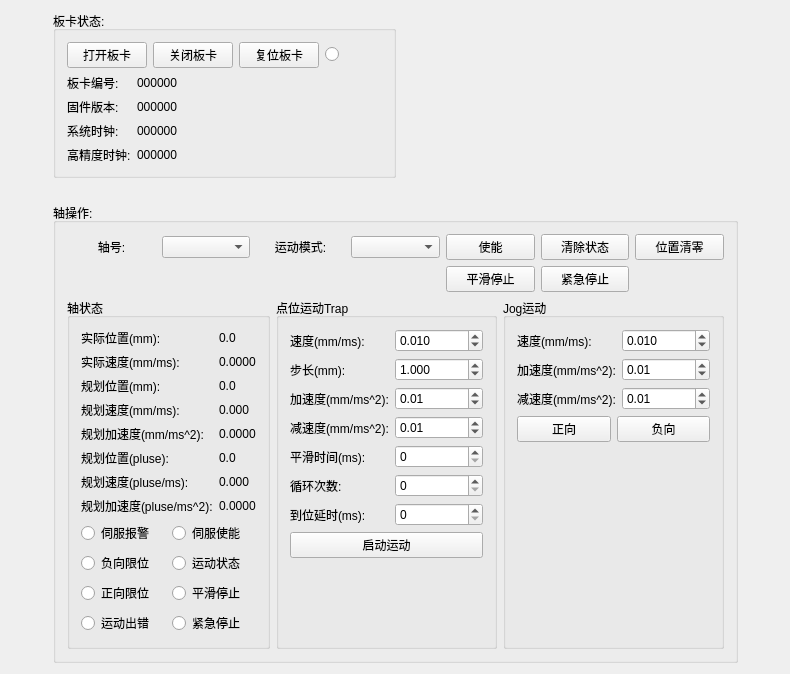
<?xml version="1.0" encoding="UTF-8"?>
<ui version="4.0">
 <class>CAxisControlWidgetClass</class>
 <widget class="QWidget" name="CAxisControlWidgetClass">
  <property name="geometry">
   <rect>
    <x>0</x>
    <y>0</y>
    <width>790</width>
    <height>641</height>
   </rect>
  </property>
  <property name="windowTitle">
   <string>CAxisControlWidget</string>
  </property>
  <layout class="QGridLayout" name="gridLayout_9">
   <property name="verticalSpacing">
    <number>25</number>
   </property>
   <item row="0" column="1">
    <layout class="QHBoxLayout" name="horizontalLayout_6">
     <item>
      <widget class="QGroupBox" name="groupBox_2">
       <property name="title">
        <string>板卡状态:</string>
       </property>
       <layout class="QVBoxLayout" name="verticalLayout">
        <item>
         <layout class="QHBoxLayout" name="horizontalLayout_4" stretch="1,1,1,1">
          <item>
           <widget class="QPushButton" name="pushButton_openBoard">
            <property name="text">
             <string>打开板卡</string>
            </property>
           </widget>
          </item>
          <item>
           <widget class="QPushButton" name="pushButton_closeBoard">
            <property name="text">
             <string>关闭板卡</string>
            </property>
           </widget>
          </item>
          <item>
           <widget class="QPushButton" name="pushButton_resetBoard">
            <property name="text">
             <string>复位板卡</string>
            </property>
           </widget>
          </item>
          <item>
           <widget class="QRadioButton" name="radioButton_boardState">
            <property name="layoutDirection">
             <enum>Qt::LeftToRight</enum>
            </property>
            <property name="text">
             <string/>
            </property>
           </widget>
          </item>
         </layout>
        </item>
        <item>
         <layout class="QHBoxLayout" name="horizontalLayout_5">
          <item>
           <layout class="QGridLayout" name="gridLayout_7">
            <item row="0" column="0">
             <widget class="QLabel" name="label_boardID">
              <property name="text">
               <string>板卡编号:</string>
              </property>
              <property name="alignment">
               <set>Qt::AlignLeading|Qt::AlignLeft|Qt::AlignVCenter</set>
              </property>
             </widget>
            </item>
            <item row="0" column="1">
             <widget class="QLabel" name="label_boardIDData">
              <property name="text">
               <string>000000</string>
              </property>
              <property name="alignment">
               <set>Qt::AlignLeading|Qt::AlignLeft|Qt::AlignVCenter</set>
              </property>
             </widget>
            </item>
            <item row="1" column="0">
             <widget class="QLabel" name="label_hardwareVer">
              <property name="layoutDirection">
               <enum>Qt::LeftToRight</enum>
              </property>
              <property name="text">
               <string>固件版本:</string>
              </property>
              <property name="alignment">
               <set>Qt::AlignLeading|Qt::AlignLeft|Qt::AlignVCenter</set>
              </property>
             </widget>
            </item>
            <item row="1" column="1">
             <widget class="QLabel" name="label_hardwareVerData">
              <property name="text">
               <string>000000</string>
              </property>
              <property name="alignment">
               <set>Qt::AlignLeading|Qt::AlignLeft|Qt::AlignVCenter</set>
              </property>
             </widget>
            </item>
            <item row="2" column="0">
             <widget class="QLabel" name="label_clock">
              <property name="layoutDirection">
               <enum>Qt::LeftToRight</enum>
              </property>
              <property name="text">
               <string>系统时钟:</string>
              </property>
              <property name="alignment">
               <set>Qt::AlignLeading|Qt::AlignLeft|Qt::AlignVCenter</set>
              </property>
             </widget>
            </item>
            <item row="2" column="1">
             <widget class="QLabel" name="label_clockData">
              <property name="text">
               <string>000000</string>
              </property>
              <property name="alignment">
               <set>Qt::AlignLeading|Qt::AlignLeft|Qt::AlignVCenter</set>
              </property>
             </widget>
            </item>
            <item row="3" column="0">
             <widget class="QLabel" name="label_highPrecisionClock">
              <property name="layoutDirection">
               <enum>Qt::LeftToRight</enum>
              </property>
              <property name="text">
               <string>高精度时钟:</string>
              </property>
              <property name="alignment">
               <set>Qt::AlignLeading|Qt::AlignLeft|Qt::AlignVCenter</set>
              </property>
             </widget>
            </item>
            <item row="3" column="1">
             <widget class="QLabel" name="label_highPrecisionClockData">
              <property name="text">
               <string>000000</string>
              </property>
              <property name="alignment">
               <set>Qt::AlignLeading|Qt::AlignLeft|Qt::AlignVCenter</set>
              </property>
             </widget>
            </item>
           </layout>
          </item>
          <item>
           <spacer name="horizontalSpacer">
            <property name="orientation">
             <enum>Qt::Horizontal</enum>
            </property>
            <property name="sizeHint" stdset="0">
             <size>
              <width>40</width>
              <height>20</height>
             </size>
            </property>
           </spacer>
          </item>
         </layout>
        </item>
       </layout>
      </widget>
     </item>
     <item>
      <spacer name="horizontalSpacer_2">
       <property name="orientation">
        <enum>Qt::Horizontal</enum>
       </property>
       <property name="sizeHint" stdset="0">
        <size>
         <width>40</width>
         <height>20</height>
        </size>
       </property>
      </spacer>
     </item>
    </layout>
   </item>
   <item row="1" column="0">
    <spacer name="horizontalSpacer_3">
     <property name="orientation">
      <enum>Qt::Horizontal</enum>
     </property>
     <property name="sizeHint" stdset="0">
      <size>
       <width>40</width>
       <height>20</height>
      </size>
     </property>
    </spacer>
   </item>
   <item row="1" column="2">
    <spacer name="horizontalSpacer_4">
     <property name="orientation">
      <enum>Qt::Horizontal</enum>
     </property>
     <property name="sizeHint" stdset="0">
      <size>
       <width>40</width>
       <height>20</height>
      </size>
     </property>
    </spacer>
   </item>
   <item row="1" column="1">
    <widget class="QGroupBox" name="groupBox_3">
     <property name="title">
      <string>轴操作:</string>
     </property>
     <layout class="QGridLayout" name="gridLayout_8">
      <property name="verticalSpacing">
       <number>20</number>
      </property>
      <item row="0" column="0">
       <layout class="QGridLayout" name="gridLayout_6">
        <item row="0" column="0">
         <layout class="QGridLayout" name="gridLayout_2">
          <item row="0" column="0">
           <widget class="QLabel" name="label_axisID">
            <property name="text">
             <string>轴号:</string>
            </property>
            <property name="alignment">
             <set>Qt::AlignCenter</set>
            </property>
           </widget>
          </item>
          <item row="0" column="1">
           <widget class="QComboBox" name="comboBox_axisID"/>
          </item>
          <item row="0" column="2">
           <widget class="QLabel" name="label_Mode">
            <property name="text">
             <string>运动模式:</string>
            </property>
            <property name="alignment">
             <set>Qt::AlignCenter</set>
            </property>
           </widget>
          </item>
          <item row="0" column="3">
           <widget class="QComboBox" name="comboBox_Mode"/>
          </item>
          <item row="0" column="4">
           <widget class="QPushButton" name="pushButton_sevorOn">
            <property name="text">
             <string>使能</string>
            </property>
           </widget>
          </item>
          <item row="0" column="5">
           <widget class="QPushButton" name="pushButton_clearState">
            <property name="text">
             <string>清除状态</string>
            </property>
           </widget>
          </item>
          <item row="0" column="6">
           <widget class="QPushButton" name="pushButton_clearPos">
            <property name="text">
             <string>位置清零</string>
            </property>
           </widget>
          </item>
          <item row="1" column="4">
           <widget class="QPushButton" name="pushButton_smoothStop">
            <property name="text">
             <string>平滑停止</string>
            </property>
           </widget>
          </item>
          <item row="1" column="5">
           <widget class="QPushButton" name="pushButton_eStop">
            <property name="text">
             <string>紧急停止</string>
            </property>
           </widget>
          </item>
         </layout>
        </item>
        <item row="1" column="0">
         <layout class="QHBoxLayout" name="horizontalLayout">
          <item>
           <widget class="QGroupBox" name="groupBox_AxisState">
            <property name="title">
             <string>轴状态</string>
            </property>
            <layout class="QGridLayout" name="gridLayout_3">
             <item row="0" column="0" colspan="2">
              <layout class="QGridLayout" name="gridLayout">
               <item row="0" column="0">
                <widget class="QLabel" name="label_actPos">
                 <property name="text">
                  <string>实际位置(mm):</string>
                 </property>
                </widget>
               </item>
               <item row="0" column="1">
                <widget class="QLabel" name="label_actPosData">
                 <property name="text">
                  <string>0.0</string>
                 </property>
                </widget>
               </item>
               <item row="1" column="0">
                <widget class="QLabel" name="label_actVel">
                 <property name="text">
                  <string>实际速度(mm/ms):</string>
                 </property>
                </widget>
               </item>
               <item row="1" column="1">
                <widget class="QLabel" name="label_actVelData">
                 <property name="text">
                  <string>0.0000</string>
                 </property>
                </widget>
               </item>
               <item row="2" column="0">
                <widget class="QLabel" name="label_tgtPos">
                 <property name="text">
                  <string>规划位置(mm):</string>
                 </property>
                </widget>
               </item>
               <item row="2" column="1">
                <widget class="QLabel" name="label_tgtPosData">
                 <property name="text">
                  <string>0.0</string>
                 </property>
                </widget>
               </item>
               <item row="3" column="0">
                <widget class="QLabel" name="label_tgtVel">
                 <property name="text">
                  <string>规划速度(mm/ms):</string>
                 </property>
                </widget>
               </item>
               <item row="3" column="1">
                <widget class="QLabel" name="label_tgtVelData">
                 <property name="text">
                  <string>0.000</string>
                 </property>
                </widget>
               </item>
               <item row="4" column="0">
                <widget class="QLabel" name="label_tgtAcc">
                 <property name="text">
                  <string>规划加速度(mm/ms^2):</string>
                 </property>
                </widget>
               </item>
               <item row="4" column="1">
                <widget class="QLabel" name="label_tgtAccData">
                 <property name="text">
                  <string>0.0000</string>
                 </property>
                </widget>
               </item>
               <item row="5" column="0">
                <widget class="QLabel" name="label_tgtPosPluse">
                 <property name="text">
                  <string>规划位置(pluse):</string>
                 </property>
                </widget>
               </item>
               <item row="5" column="1">
                <widget class="QLabel" name="label_tgtPosDataPluse">
                 <property name="text">
                  <string>0.0</string>
                 </property>
                </widget>
               </item>
               <item row="6" column="0">
                <widget class="QLabel" name="label_tgtVelPluse">
                 <property name="text">
                  <string>规划速度(pluse/ms):</string>
                 </property>
                </widget>
               </item>
               <item row="6" column="1">
                <widget class="QLabel" name="label_tgtVelDataPluse">
                 <property name="text">
                  <string>0.000</string>
                 </property>
                </widget>
               </item>
               <item row="7" column="0">
                <widget class="QLabel" name="label_tgtAccPluse">
                 <property name="text">
                  <string>规划加速度(pluse/ms^2):</string>
                 </property>
                </widget>
               </item>
               <item row="7" column="1">
                <widget class="QLabel" name="label_tgtAccDataPluse">
                 <property name="text">
                  <string>0.0000</string>
                 </property>
                </widget>
               </item>
              </layout>
             </item>
             <item row="1" column="0">
              <widget class="QRadioButton" name="radioButton_sevorAlarm">
               <property name="text">
                <string>伺服报警</string>
               </property>
              </widget>
             </item>
             <item row="1" column="1">
              <widget class="QRadioButton" name="radioButton_servoEnable">
               <property name="text">
                <string>伺服使能</string>
               </property>
              </widget>
             </item>
             <item row="2" column="0">
              <widget class="QRadioButton" name="radioButton_nLimit">
               <property name="text">
                <string>负向限位</string>
               </property>
              </widget>
             </item>
             <item row="2" column="1">
              <widget class="QRadioButton" name="radioButton_motionSts">
               <property name="text">
                <string>运动状态</string>
               </property>
              </widget>
             </item>
             <item row="3" column="0">
              <widget class="QRadioButton" name="radioButton_pLimit">
               <property name="text">
                <string>正向限位</string>
               </property>
              </widget>
             </item>
             <item row="3" column="1">
              <widget class="QRadioButton" name="radioButton_smoothStop">
               <property name="text">
                <string>平滑停止</string>
               </property>
              </widget>
             </item>
             <item row="4" column="0">
              <widget class="QRadioButton" name="radioButton_motionErr">
               <property name="text">
                <string>运动出错</string>
               </property>
              </widget>
             </item>
             <item row="4" column="1">
              <widget class="QRadioButton" name="radioButton_eStop">
               <property name="text">
                <string>紧急停止</string>
               </property>
              </widget>
             </item>
            </layout>
           </widget>
          </item>
          <item>
           <layout class="QHBoxLayout" name="horizontalLayout_3">
            <item>
             <widget class="QGroupBox" name="groupBox_pointMotion">
              <property name="title">
               <string>点位运动Trap</string>
              </property>
              <layout class="QVBoxLayout" name="verticalLayout_2">
               <item>
                <layout class="QGridLayout" name="gridLayout_4">
                 <item row="3" column="0">
                  <widget class="QLabel" name="label_trapDec">
                   <property name="text">
                    <string>减速度(mm/ms^2):</string>
                   </property>
                  </widget>
                 </item>
                 <item row="4" column="0">
                  <widget class="QLabel" name="label_trapSmoothTime">
                   <property name="text">
                    <string>平滑时间(ms):</string>
                   </property>
                  </widget>
                 </item>
                 <item row="6" column="1">
                  <widget class="QSpinBox" name="spinBox_TrapInPositionDelay">
                   <property name="maximum">
                    <number>10000</number>
                   </property>
                  </widget>
                 </item>
                 <item row="1" column="0">
                  <widget class="QLabel" name="label_trapLengthMm">
                   <property name="text">
                    <string>步长(mm):</string>
                   </property>
                  </widget>
                 </item>
                 <item row="5" column="1">
                  <widget class="QSpinBox" name="spinBox_trapCycleTime"/>
                 </item>
                 <item row="1" column="1">
                  <widget class="QDoubleSpinBox" name="doubleSpinBox_trapLengthMm">
                   <property name="decimals">
                    <number>3</number>
                   </property>
                   <property name="minimum">
                    <double>-10000.000000000000000</double>
                   </property>
                   <property name="maximum">
                    <double>10000.000000000000000</double>
                   </property>
                   <property name="value">
                    <double>1.000000000000000</double>
                   </property>
                  </widget>
                 </item>
                 <item row="3" column="1">
                  <widget class="QDoubleSpinBox" name="doubleSpinBoxs_trapDec">
                   <property name="minimum">
                    <double>0.000000000000000</double>
                   </property>
                   <property name="maximum">
                    <double>10000.000000000000000</double>
                   </property>
                   <property name="value">
                    <double>0.010000000000000</double>
                   </property>
                  </widget>
                 </item>
                 <item row="4" column="1">
                  <widget class="QSpinBox" name="spinBox_trapSmoothTime"/>
                 </item>
                 <item row="6" column="0">
                  <widget class="QLabel" name="label_TrapInPositionDelay">
                   <property name="text">
                    <string>到位延时(ms):</string>
                   </property>
                  </widget>
                 </item>
                 <item row="5" column="0">
                  <widget class="QLabel" name="label_trapCycleTime">
                   <property name="text">
                    <string>循环次数:</string>
                   </property>
                  </widget>
                 </item>
                 <item row="2" column="0">
                  <widget class="QLabel" name="label_trapAcc">
                   <property name="text">
                    <string>加速度(mm/ms^2):</string>
                   </property>
                  </widget>
                 </item>
                 <item row="2" column="1">
                  <widget class="QDoubleSpinBox" name="doubleSpinBoxs_trapAcc">
                   <property name="minimum">
                    <double>0.000000000000000</double>
                   </property>
                   <property name="maximum">
                    <double>10000.000000000000000</double>
                   </property>
                   <property name="value">
                    <double>0.010000000000000</double>
                   </property>
                  </widget>
                 </item>
                 <item row="0" column="0">
                  <widget class="QLabel" name="label_trapMotionVel">
                   <property name="text">
                    <string>速度(mm/ms):</string>
                   </property>
                  </widget>
                 </item>
                 <item row="0" column="1">
                  <widget class="QDoubleSpinBox" name="doubleSpinBox_trapMotionVel">
                   <property name="decimals">
                    <number>3</number>
                   </property>
                   <property name="minimum">
                    <double>-10000.000000000000000</double>
                   </property>
                   <property name="maximum">
                    <double>10000.000000000000000</double>
                   </property>
                   <property name="value">
                    <double>0.010000000000000</double>
                   </property>
                  </widget>
                 </item>
                </layout>
               </item>
               <item>
                <widget class="QPushButton" name="pushButton_TarpActMotion">
                 <property name="text">
                  <string>启动运动</string>
                 </property>
                </widget>
               </item>
               <item>
                <spacer name="verticalSpacer_2">
                 <property name="orientation">
                  <enum>Qt::Vertical</enum>
                 </property>
                 <property name="sizeHint" stdset="0">
                  <size>
                   <width>20</width>
                   <height>40</height>
                  </size>
                 </property>
                </spacer>
               </item>
              </layout>
             </widget>
            </item>
            <item>
             <widget class="QGroupBox" name="groupBox">
              <property name="title">
               <string>Jog运动</string>
              </property>
              <layout class="QVBoxLayout" name="verticalLayout_3">
               <item>
                <layout class="QGridLayout" name="gridLayout_5">
                 <item row="2" column="0">
                  <widget class="QLabel" name="label_jogDec">
                   <property name="text">
                    <string>减速度(mm/ms^2):</string>
                   </property>
                  </widget>
                 </item>
                 <item row="2" column="1">
                  <widget class="QDoubleSpinBox" name="doubleSpinBoxs_jogDec">
                   <property name="minimum">
                    <double>0.000000000000000</double>
                   </property>
                   <property name="maximum">
                    <double>5000.000000000000000</double>
                   </property>
                   <property name="singleStep">
                    <double>0.010000000000000</double>
                   </property>
                   <property name="value">
                    <double>0.010000000000000</double>
                   </property>
                  </widget>
                 </item>
                 <item row="0" column="0">
                  <widget class="QLabel" name="label_jogMotionVel">
                   <property name="text">
                    <string>速度(mm/ms):</string>
                   </property>
                  </widget>
                 </item>
                 <item row="1" column="1">
                  <widget class="QDoubleSpinBox" name="doubleSpinBoxs_jogAcc">
                   <property name="minimum">
                    <double>0.000000000000000</double>
                   </property>
                   <property name="maximum">
                    <double>5000.000000000000000</double>
                   </property>
                   <property name="singleStep">
                    <double>0.010000000000000</double>
                   </property>
                   <property name="value">
                    <double>0.010000000000000</double>
                   </property>
                  </widget>
                 </item>
                 <item row="1" column="0">
                  <widget class="QLabel" name="label_jogAcc">
                   <property name="text">
                    <string>加速度(mm/ms^2):</string>
                   </property>
                  </widget>
                 </item>
                 <item row="0" column="1">
                  <widget class="QDoubleSpinBox" name="doubleSpinBox_jogVel">
                   <property name="decimals">
                    <number>3</number>
                   </property>
                   <property name="minimum">
                    <double>-10000.000000000000000</double>
                   </property>
                   <property name="maximum">
                    <double>10000.000000000000000</double>
                   </property>
                   <property name="singleStep">
                    <double>0.010000000000000</double>
                   </property>
                   <property name="value">
                    <double>0.010000000000000</double>
                   </property>
                  </widget>
                 </item>
                </layout>
               </item>
               <item>
                <layout class="QHBoxLayout" name="horizontalLayout_2">
                 <item>
                  <widget class="QPushButton" name="pushButton_jogPMotion">
                   <property name="text">
                    <string>正向</string>
                   </property>
                  </widget>
                 </item>
                 <item>
                  <widget class="QPushButton" name="pushButton_jogNMotion">
                   <property name="text">
                    <string>负向</string>
                   </property>
                  </widget>
                 </item>
                </layout>
               </item>
               <item>
                <spacer name="verticalSpacer">
                 <property name="orientation">
                  <enum>Qt::Vertical</enum>
                 </property>
                 <property name="sizeHint" stdset="0">
                  <size>
                   <width>20</width>
                   <height>40</height>
                  </size>
                 </property>
                </spacer>
               </item>
              </layout>
             </widget>
            </item>
           </layout>
          </item>
         </layout>
        </item>
       </layout>
      </item>
     </layout>
    </widget>
   </item>
   <item row="2" column="1">
    <spacer name="verticalSpacer_3">
     <property name="orientation">
      <enum>Qt::Vertical</enum>
     </property>
     <property name="sizeHint" stdset="0">
      <size>
       <width>20</width>
       <height>40</height>
      </size>
     </property>
    </spacer>
   </item>
  </layout>
 </widget>
 <layoutdefault spacing="6" margin="11"/>
 <resources/>
 <connections/>
</ui>
